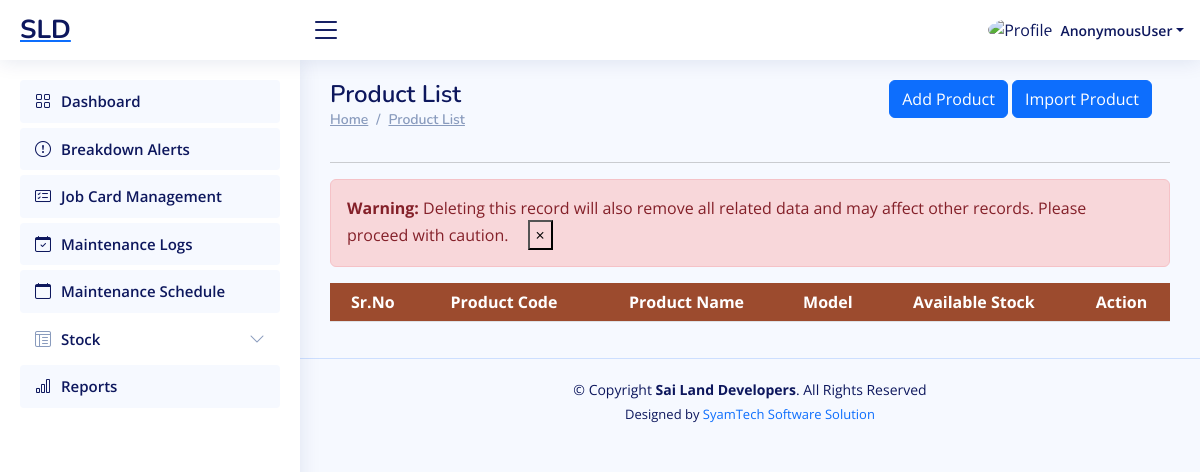
The page /workshop/product-list/ on the database as committed earlier.
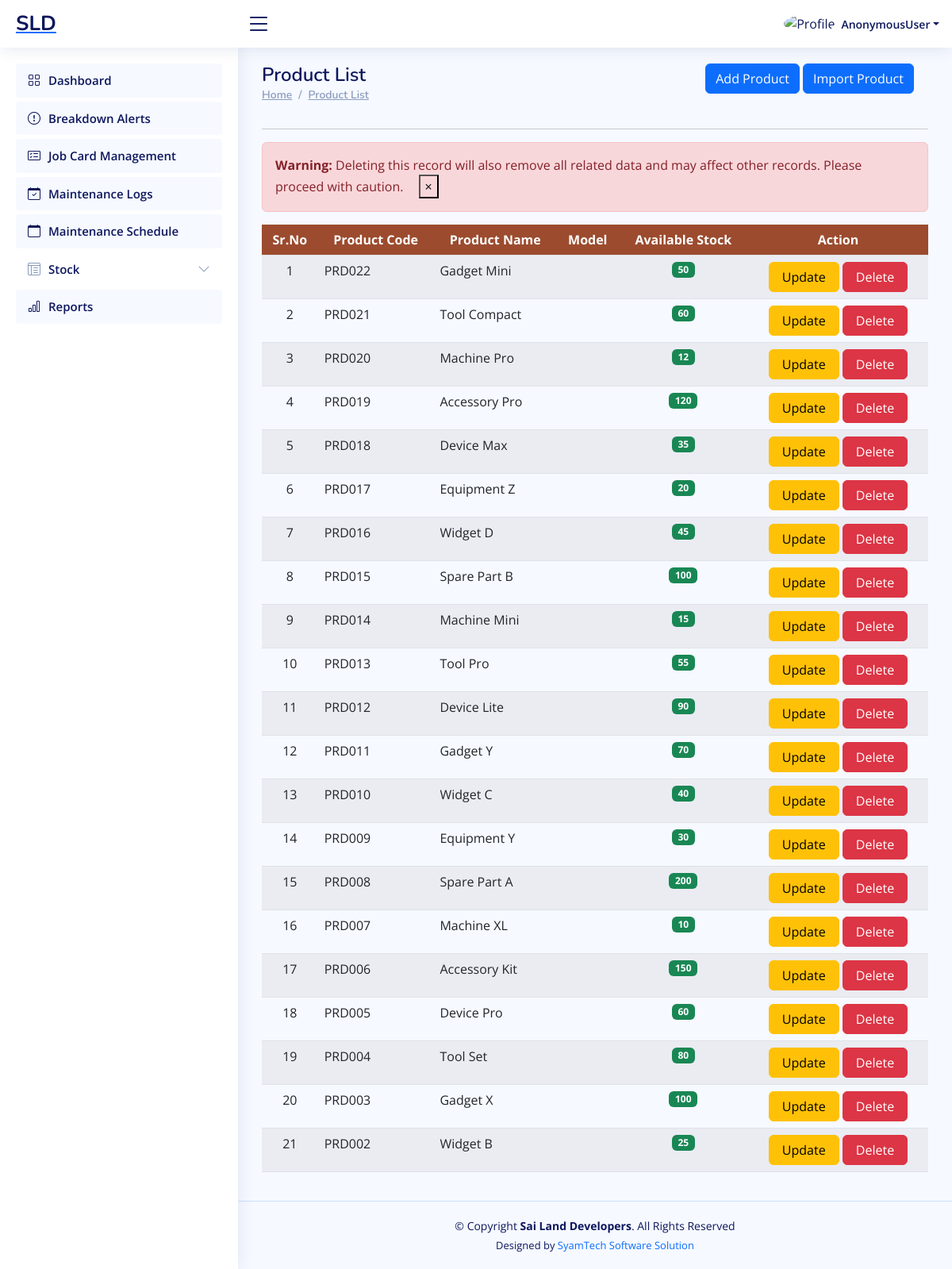
The same page on the database as committed later.
### ERP_Admin/models.py (models this page shows, shortened)
class Product(models.Model):
    product_code = models.CharField(max_length=20, unique=True, db_index=True)
    product_name = models.CharField(max_length=100, db_index=True)
    model = models.ForeignKey(Model, related_name='items', null=True, blank=True, on_delete=models.CASCADE)
    description = models.TextField(null=True, blank=True)
    sale_price = models.DecimalField(max_digits=10, decimal_places=2, null=True)  # Use DecimalField for monetary values
    minimum_stock_alert = models.PositiveIntegerField(default=0)
    available_stock = models.PositiveIntegerField(default=0, db_index=True, null=True, blank=True)
    product_image=models.ImageField(upload_to="Product Images", height_field=None, width_field=None, max_length=500, null=True, blank=True)

### ERP_Workshop/views.py (the view)
# urls.py: path('product-list/', views.product_list, name='workshop_product_list'),
def product_list(request):
    form = ProductForm()
    products = cache.get('cache_products')
    if not products:
        products = list(Product.objects.all().order_by('-id').values())
        cache.set('cache_products', products, timeout=None)
    return render(request, "workshop_product_list.html", {'form': form, 'product': products})

### ERP_Admin/models.py (called while the page is built)
    def __str__(self):
        return self.model_name

### ERP_Workshop/templates/workshop_product_list.html (shortened to what the changed rows need)
{% extends "workshop_base.html" %}
{% load crispy_forms_tags %}
{% block content %}
<main id="main" class="main">
        <div class="row">
            <div class="col-sm-6">
                <div class="pagetitle">
                    <h1>Product List</h1>
                </div>
            </div>
        </div>
        <section class="section dashboard">
            <div class="row">
                <div class="col-lg-12">
                    <div class="row">
                        <div class="container" style=" overflow:scroll;">
                            <table id="product" class="table table-striped "
                                style="overflow:scroll; width:100%;min-width: max-content;">
                                <thead>
                                    <tr style="background:#9c4b2e;">
                                        <th scope="col" class="text-center text-white" style="">Sr.No</th>
                                        <th scope="col" class="text-center text-white" style="">Product Code</th>
                                        <th scope="col" class="text-center text-white" style="">Product Name</th>
                                        <th scope="col" class="text-center text-white" style="">Model</th>
                                        <th scope="col" class="text-center text-white" style="">Available Stock</th>
                                        <th scope="col" class="text-center text-white" style="">Action</th>
                                    </tr>
                                </thead>
                                <tbody>
                                    {% if product %}
                                    {% for r in product %}
                                    <tr>
                                        <td class="text-center">{{forloop.counter}}</td>
                                        <td class="text-left">{{r.product_code}}</td>
                                        <td class="text-left">{{r.product_name}}</td>
                                        <td class="text-left">{{r.model.model_name}}</td>
                                        <td class="text-center">
                                            {% if r.available_stock == r.minimum_stock_alert %}
                                            <span class="badge bg-warning">{{r.available_stock}}</span>
                                            {% elif r.available_stock < r.minimum_stock_alert %}
                                            <span class="badge bg-danger">{{r.available_stock}}</span>
                                            {% else %}
                                            <span class="badge bg-success">{{r.available_stock}}</span>
                                            {% endif %}
                                        </td>
                                        <td>
                                            <center>
                                                <a href=" "
                                                    class="btn btn-warning px-3">Update</a>
                                                <a href="{% url 'workshop_delete_product' r.id %}"
                                                    class="btn btn-danger px-3">Delete</a>
                                            </center>
                                        </td>
                                    </tr>
                                    {% endfor %}
                                    {% endif %}
                                </tbody>
                            </table>
                        </div>
                    </div>
                </div>
            </div>
        </section>
</main>
{% endblock content %}

Rows that differ between the two databases and show on the page:
added Product: product_code "PRD022", product_name "Gadget Mini", available_stock "50"
added Product: product_code "PRD021", product_name "Tool Compact", available_stock "60"
added Product: product_code "PRD020", product_name "Machine Pro", available_stock "12"
added Product: product_code "PRD019", product_name "Accessory Pro", available_stock "120"
added Product: product_code "PRD018", product_name "Device Max", available_stock "35"
added Product: product_code "PRD017", product_name "Equipment Z", available_stock "20"
added Product: product_code "PRD016", product_name "Widget D", available_stock "45"
added Product: product_code "PRD015", product_name "Spare Part B", available_stock "100"
added Product: product_code "PRD014", product_name "Machine Mini", available_stock "15"
added Product: product_code "PRD013", product_name "Tool Pro", available_stock "55"
added Product: product_code "PRD012", product_name "Device Lite", available_stock "90"
added Product: product_code "PRD011", product_name "Gadget Y", available_stock "70"
added Product: product_code "PRD010", product_name "Widget C", available_stock "40"
added Product: product_code "PRD009", product_name "Equipment Y", available_stock "30"
added Product: product_code "PRD008", product_name "Spare Part A", available_stock "200"
added Product: product_code "PRD007", product_name "Machine XL", available_stock "10"
added Product: product_code "PRD006", product_name "Accessory Kit", available_stock "150"
added Product: product_code "PRD005", product_name "Device Pro", available_stock "60"
added Product: product_code "PRD004", product_name "Tool Set", available_stock "80"
added Product: product_code "PRD003", product_name "Gadget X", available_stock "100"
added Product: product_code "PRD002", product_name "Widget B", available_stock "25"
